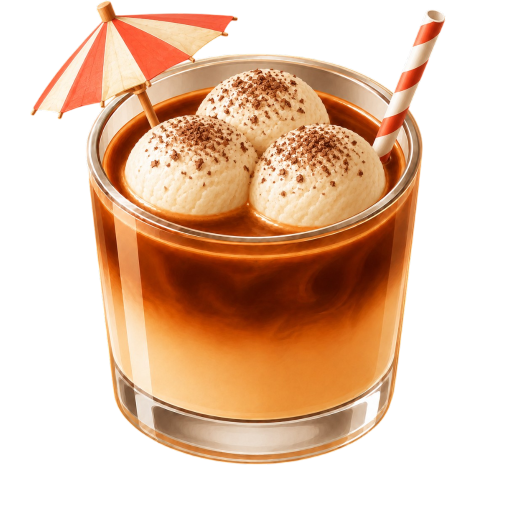
#> input picture Assets/Project Files/Game/Art/Gameplay/Pieces/game_coffe_12.png, 1024 x 1024 px, given in place of game_cake_3.png, which was not available (shown at 1/2 size)
$ python apply_merge_icons.py '../../Assets/Project Files/Game/Art/Gameplay/Pieces/game_coffe_12.png'
#> lines starting #> are read from the running program, lines starting #| are printed output that depends on the picture; after the words box and inside, x2 and y2 are one past the last pixel; in counts of white or black regions, pixels touching at a corner belong together; pictures that were not available may be replaced by others from this repository, and a replacement may not be noted
#> in process, img is the input picture: PIL image 1024x1024 RGBA; mean R, G, B, A 100.4, 67.2, 43.6, 124.9
#!/usr/bin/env python3
# -*- coding: utf-8 -*-
"""
把合成线（Merge）物品图标应用为三消棋子贴图。

- 源图：Assets/Project Files/Game/Images/Gameplay/game_*.png（1024，含 alpha 拖影垃圾）
- 清理：缩小 alpha → 阈值 → 从中心洪水填充取主体 → 填洞 → 放大回原尺寸软边
- 处理：裁包围盒 → 留 4% 边距 → 居中到正方形 → 缩到 512
- 输出：覆盖 Assets/.../Images/Tiles/tile_c?_t?.png（文件名/GUID 不变，prefab 无需改）

用法：
  python3 Tools/GenerateTiles/apply_merge_icons.py --preview   # 只生成带文件名标签的预览表
  python3 Tools/GenerateTiles/apply_merge_icons.py             # 正式覆盖 Tiles
"""

import numpy as np
from PIL import Image, ImageDraw, ImageFilter
from collections import deque
import os
import sys

GAMEPLAY = os.path.join(os.path.dirname(__file__), "..", "..",
                        "Assets", "Project Files", "Game", "Images", "Gameplay")
TILES_DIR = os.path.join(os.path.dirname(__file__), "..", "..",
                         "Assets", "Project Files", "Game", "Images", "Tiles")
OUT = 512
MARGIN = 0.04          # 四周留白比例

# 棋子 → 合成图标（三消每关用一组 5 枚，组内颜色/轮廓必须易区分）
MAPPING = {
    # Collection 1 —— 蛋糕链（烘焙）
    "tile_c1_t1.png": "game_cake_3.png",     # 海绵蛋糕胚（黄）
    "new tile_c1_t1.png": "game_cake_3.png",  # 同上（prefab 变体）
    "tile_c1_t2.png": "game_cake_7.png",     # 草莓挞（红）
    "tile_c1_t3.png": "game_cake_6.png",     # 蓝莓玛芬（橙+蓝）
    "tile_c1_t4.png": "game_cake_9.png",     # 提拉米苏（棕方）
    "tile_c1_t5.png": "game_cake_4.png",     # 曲奇（橙褐圆）
    # Collection 2 —— 咖啡链
    "tile_c2_t1.png": "game_coffe_1.png",    # 咖啡豆（棕）
    "tile_c2_t2.png": "game_coffe_5.png",    # 橙马克杯（橙）
    "tile_c2_t3.png": "game_coffe_8.png",    # 蓝杯拿铁（蓝）
    "tile_c2_t4.png": "game_coffe_10.png",   # 薄荷冰咖啡（棕+绿）
    "tile_c2_t5.png": "game_coffe_9.png",    # 猫咪拿铁（奶白+蓝）
    # Collection 3 —— 糖果 + 汽水链
    "tile_c3_t1.png": "game_candy_3.png",    # 棒棒糖（粉）
    "tile_c3_t2.png": "game_candy_1.png",    # 紫软糖（紫）
    "tile_c3_t3.png": "game_candy_2.png",    # 蓝包装糖（蓝）
    "tile_c3_t4.png": "game_candy_4.png",    # 糖果罐（多彩）
    "tile_c3_t5.png": "game_soda_3.png",     # 可乐瓶（红棕）
}


def clean_alpha(img):
    """去掉主体轮廓之外的 alpha 拖影垃圾；返回干净 RGBA numpy"""
    a = np.asarray(img.convert("RGBA")).copy()
    alpha = a[..., 3]

    # 1/4 分辨率上做形态学：细拖影被平均掉，主体保留
    small = img.split()[3].resize((img.width // 4, img.height // 4), Image.BILINEAR)
    mask = np.asarray(small) > 100
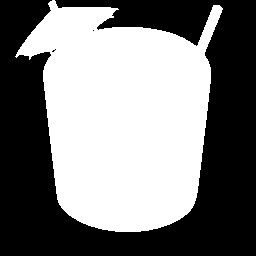
#> mask: shape (256, 256) bool; 49.1% white; 1 white region, box (x1, y1, x2, y2) and area: (15, 0, 223, 232) 32209
    h, w = mask.shape
#> h = 256; w = 256

    # 从中心洪水填充（图标主体都在中心），取连通主体
    seed = (h // 2, w // 2)
#> seed = (128, 128)
    if not mask[seed]:
        ys, xs = np.nonzero(mask)                       # 中心恰好在缝里则找最近实体像素
        d = (ys - seed[0]) ** 2 + (xs - seed[1]) ** 2
        seed = (ys[d.argmin()], xs[d.argmin()])
    comp = np.zeros_like(mask)
    comp[seed] = True
    q = deque([seed])
    while q:
        y, x = q.popleft()
        for ny, nx in ((y-1, x), (y+1, x), (y, x-1), (y, x+1)):
            if 0 <= ny < h and 0 <= nx < w and mask[ny, nx] and not comp[ny, nx]:
                comp[ny, nx] = True
                q.append((ny, nx))

    # 填主体内部的洞（如杯口内侧）
    outside = np.zeros_like(mask)
    q = deque()
    for x in range(w):
        for y in (0, h - 1):
            if not comp[y, x] and not outside[y, x]:
                outside[y, x] = True; q.append((y, x))
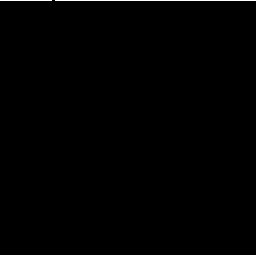
#> outside: shape (256, 256) bool; 0.78% white in thin lines or dots
    for y in range(h):
        for x in (0, w - 1):
            if not comp[y, x] and not outside[y, x]:
                outside[y, x] = True; q.append((y, x))
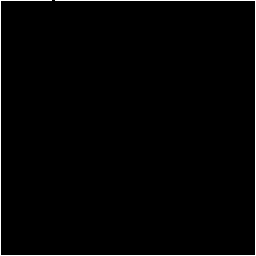
#> outside: shape (256, 256) bool; 1.6% white in thin lines or dots
    while q:
        y, x = q.popleft()
        for ny, nx in ((y-1, x), (y+1, x), (y, x-1), (y, x+1)):
            if 0 <= ny < h and 0 <= nx < w and not comp[ny, nx] and not outside[ny, nx]:
                outside[ny, nx] = True
                q.append((ny, nx))
#> outside: shape (256, 256) bool; 50.8% white; 1 black region, box (x1, y1, x2, y2) and area: (15, 0, 223, 232) 32215
    body = ~outside                                     # 主体 + 内洞

    # 放大回原尺寸，软边，乘到原 alpha 上
    keep = Image.fromarray((body * 255).astype(np.uint8)).resize(img.size, Image.BILINEAR)
    keep = keep.filter(ImageFilter.GaussianBlur(2))
    k = np.asarray(keep).astype(np.float64) / 255.0
    a[..., 3] = (alpha * k).astype(np.uint8)
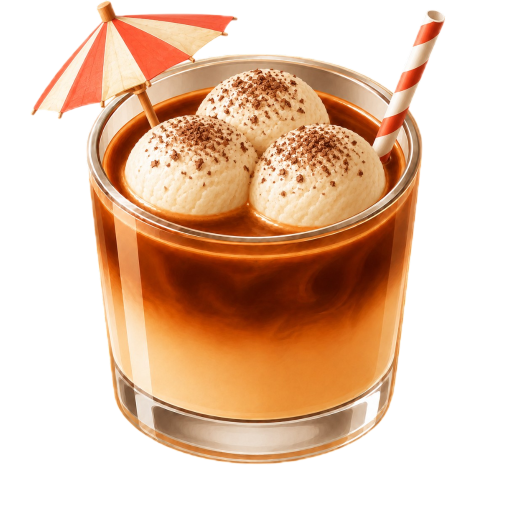
#> a: shape (1024, 1024, 4) (shown at 1/2 size); 2.53% of pixels changed, all inside (x1, y1, x2, y2) = (60, 1, 891, 929); transparent parts drawn white
    a[a[..., 3] == 0] = [0, 0, 0, 0]                    # 透明区 RGB 清零，防 mipmap 渗色
#> a: shape (1024, 1024, 4); under 0.01% of pixels changed, all inside (x1, y1, x2, y2) = (61, 25, 863, 923)
    return a


def fit_square(a, margin=MARGIN):
    """裁包围盒 → 加边距居中到正方形 → 512"""
#> called with margin = 0.04
    ys, xs = np.nonzero(a[..., 3] > 8)
    if len(ys) == 0:
        return a
    y0, y1, x0, x1 = ys.min(), ys.max() + 1, xs.min(), xs.max() + 1
#> y0 = 1; y1 = 929; x0 = 61; x1 = 891
    crop = a[y0:y1, x0:x1]
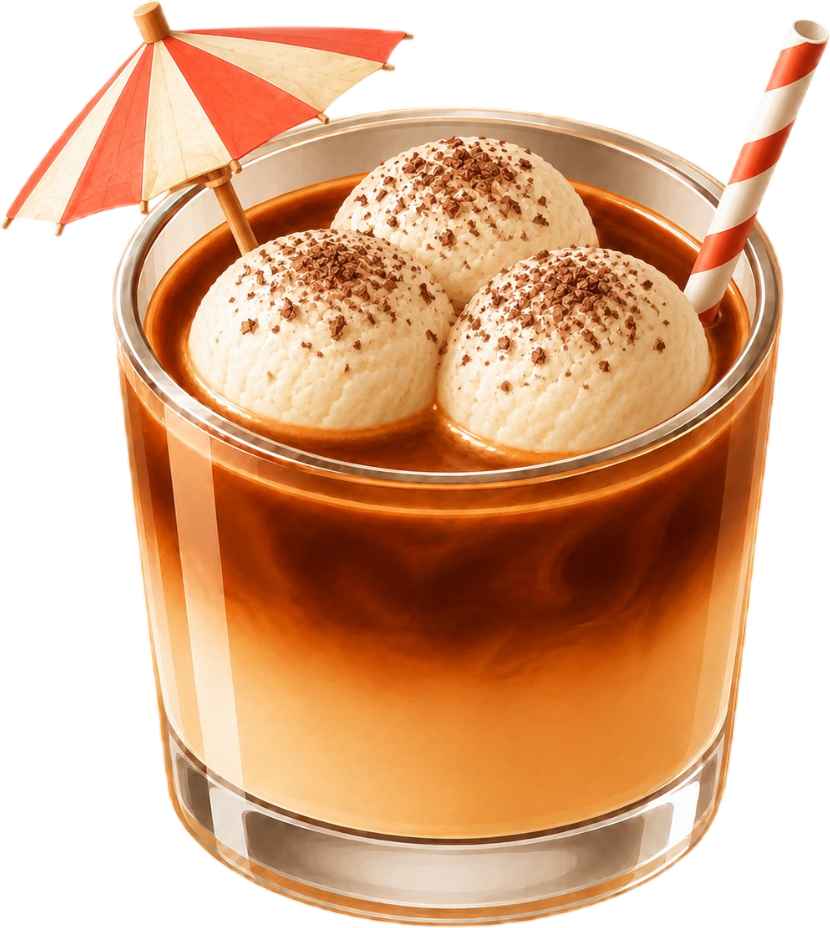
#> crop: shape (928, 830, 4); mean R, G, B, A 136.7, 91.5, 59.3, 169; transparent parts drawn white
    ch, cw = crop.shape[:2]
#> ch = 928; cw = 830
    side = int(max(ch, cw) / (1 - margin * 2))
#> side = 1008
    canvas = np.zeros((side, side, 4), dtype=np.uint8)
    oy, ox = (side - ch) // 2, (side - cw) // 2
#> oy = 40; ox = 89
    canvas[oy:oy + ch, ox:ox + cw] = crop
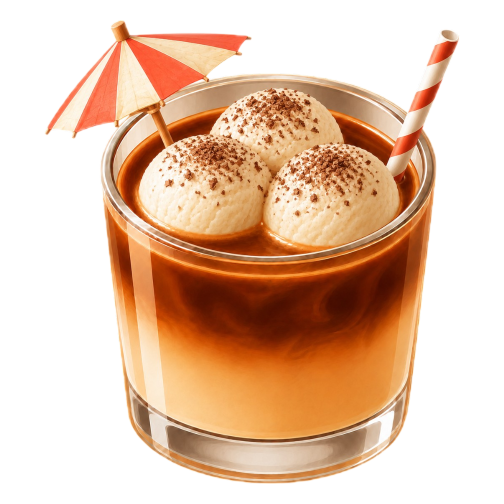
#> canvas: shape (1008, 1008, 4) (shown at 1/2 size); mean R, G, B, A 103.6, 69.4, 45, 128.1; transparent parts drawn white
    img = Image.fromarray(canvas, "RGBA").resize((OUT, OUT), Image.LANCZOS)
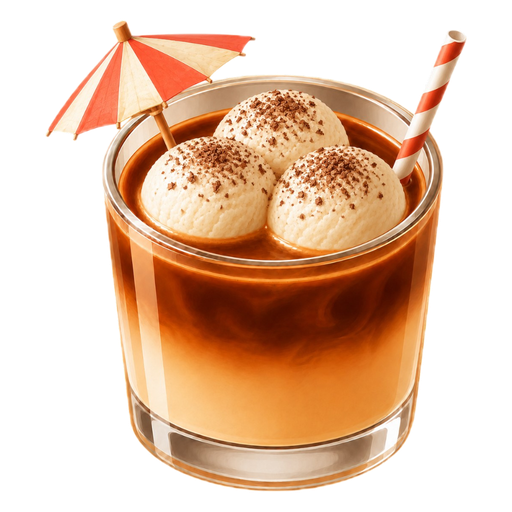
#> img: PIL image 512x512 RGBA; mean R, G, B, A 105.4, 70.8, 46, 128.1; transparent parts drawn white
#> pass 3 of the loop in main, `for tile_name, src_name in MAPPING.items():`:
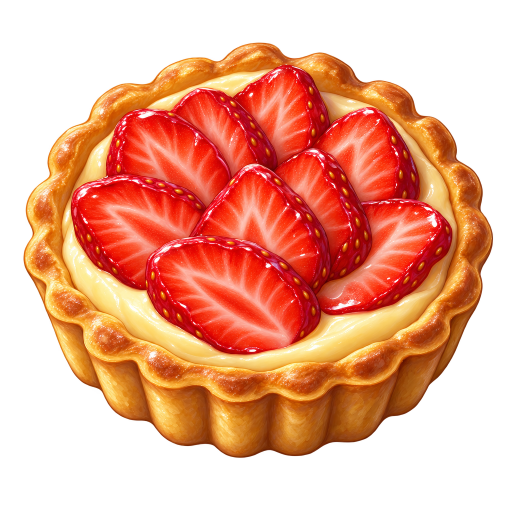
#> input picture Assets/Project Files/Game/Art/Gameplay/Pieces/game_cake_7.png, 1024 x 1024 px, found by its file name (shown at 1/2 size)
#> in process, img is the input picture: PIL image 1024x1024 RGBA; mean R, G, B, A 161, 77.6, 37.8, 141.4
#> mask: shape (256, 256) bool; 56% white; 1 black region, box (x1, y1, x2, y2) and area: (0, 0, 256, 256) 28824
#> after the loop in clean_alpha (call 2), `for y in range(h):`:
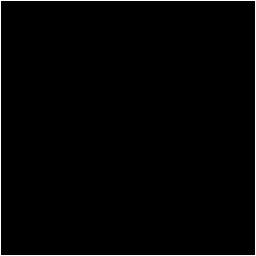
#> outside: shape (256, 256) bool; 1.6% white in thin lines or dots
#> y0 = 85; y1 = 916; x0 = 47; x1 = 986
#> crop: shape (831, 939, 4)
#> canvas: shape (1020, 1020, 4)
#> in fit_square (call 2), `img = Image.fromarray(canvas, "RGBA").resize((OUT, OUT), Image.LANCZOS)`:
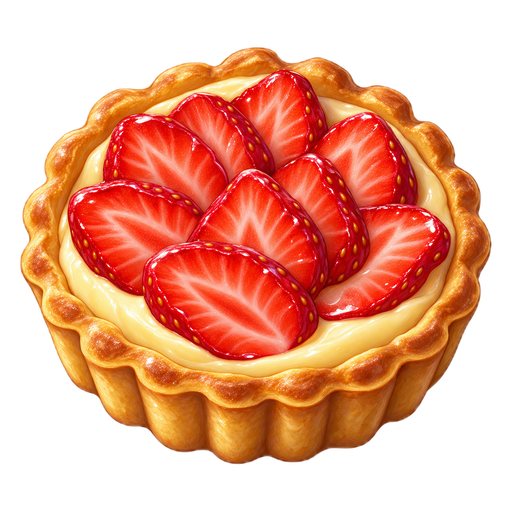
#> img: PIL image 512x512 RGBA; mean R, G, B, A 125.3, 57.3, 30.8, 141.9; transparent parts drawn white
#> the loop made 6 passes; the first 3 are shown
    return np.asarray(img)


def process(src_name):
#> (the run stopped early here; a loop or call above may not have finished)
